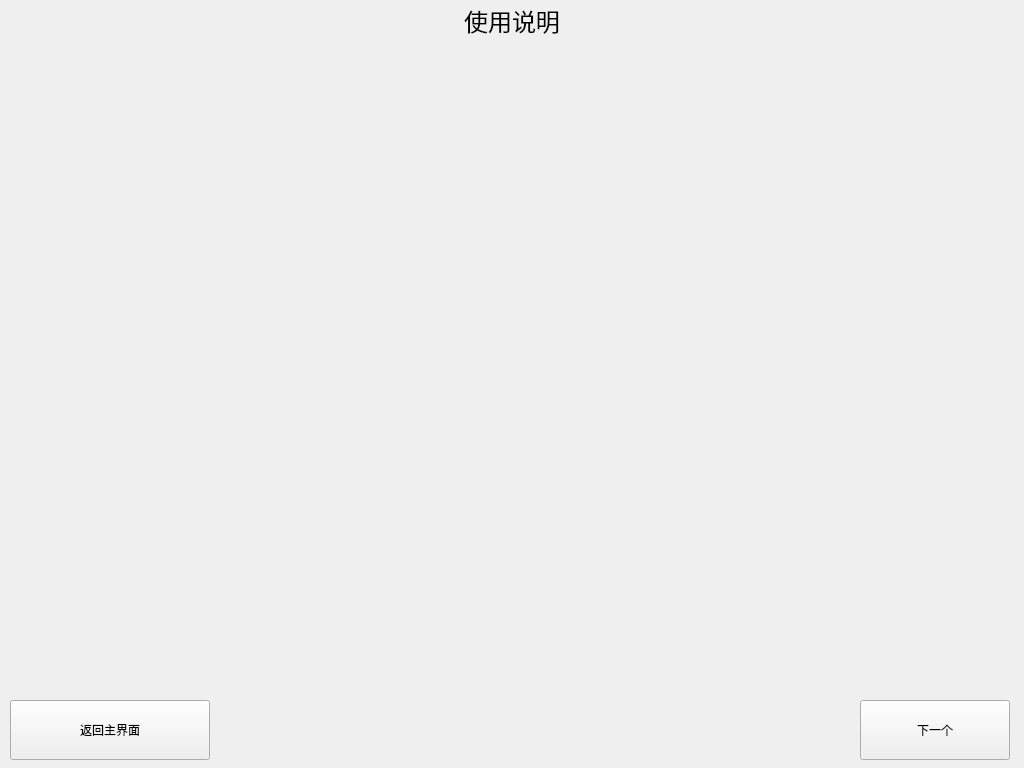
<?xml version="1.0" encoding="UTF-8"?>
<ui version="4.0">
 <class>FormHelp</class>
 <widget class="QWidget" name="FormHelp">
  <property name="geometry">
   <rect>
    <x>0</x>
    <y>0</y>
    <width>1024</width>
    <height>768</height>
   </rect>
  </property>
  <property name="windowTitle">
   <string>FormHelp</string>
  </property>
  <widget class="QPushButton" name="menu">
   <property name="geometry">
    <rect>
     <x>10</x>
     <y>700</y>
     <width>200</width>
     <height>60</height>
    </rect>
   </property>
   <property name="text">
    <string>返回主界面</string>
   </property>
   <property name="icon">
    <iconset resource="qrc.qrc">
     <normaloff>:/rc/icon/home.png</normaloff>:/rc/icon/home.png</iconset>
   </property>
   <property name="iconSize">
    <size>
     <width>32</width>
     <height>32</height>
    </size>
   </property>
  </widget>
  <widget class="QLabel" name="label">
   <property name="geometry">
    <rect>
     <x>0</x>
     <y>0</y>
     <width>1024</width>
     <height>40</height>
    </rect>
   </property>
   <property name="styleSheet">
    <string notr="true">font-size: 24px;</string>
   </property>
   <property name="text">
    <string>使用说明</string>
   </property>
   <property name="alignment">
    <set>Qt::AlignCenter</set>
   </property>
  </widget>
  <widget class="QStackedWidget" name="page">
   <property name="geometry">
    <rect>
     <x>0</x>
     <y>40</y>
     <width>1024</width>
     <height>650</height>
    </rect>
   </property>
   <widget class="FormHelpDouState" name="page_1" native="true"/>
   <widget class="FormHelpIOState" name="page_2"/>
  </widget>
  <widget class="QPushButton" name="nextPage">
   <property name="geometry">
    <rect>
     <x>860</x>
     <y>700</y>
     <width>150</width>
     <height>60</height>
    </rect>
   </property>
   <property name="text">
    <string>下一个</string>
   </property>
  </widget>
 </widget>
 <customwidgets>
  <customwidget>
   <class>FormHelpDouState</class>
   <extends>QWidget</extends>
   <header>FormHelpDouState.h</header>
   <container>1</container>
  </customwidget>
  <customwidget>
   <class>FormHelpIOState</class>
   <extends>QWidget</extends>
   <header>FormHelpIOState.h</header>
   <container>1</container>
  </customwidget>
 </customwidgets>
 <resources>
  <include location="qrc.qrc"/>
 </resources>
 <connections/>
</ui>
